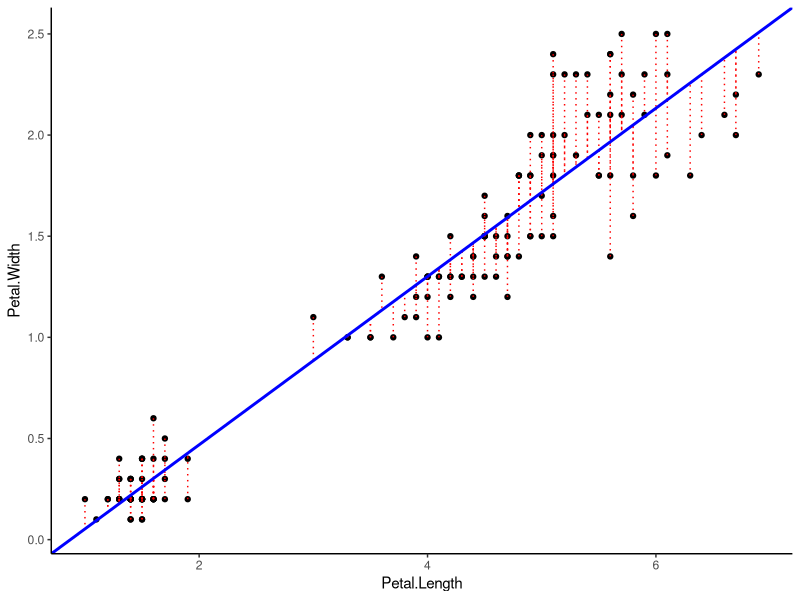
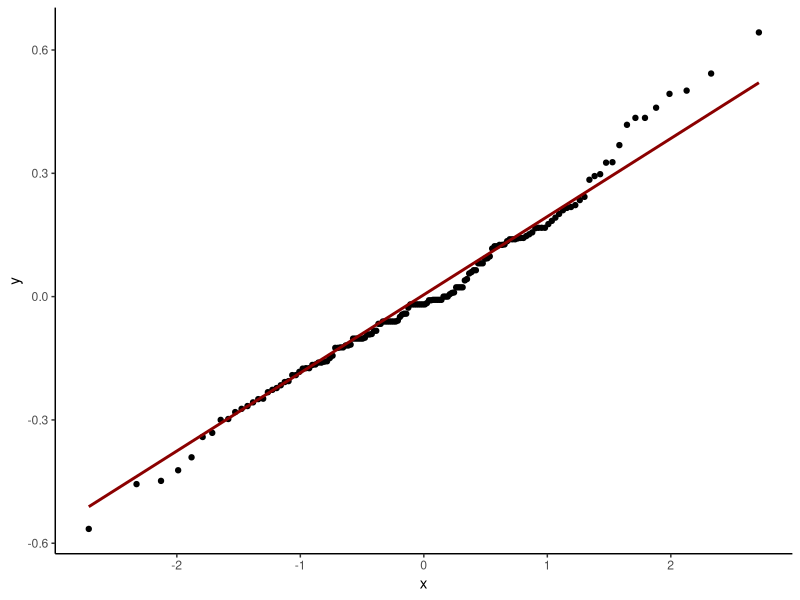
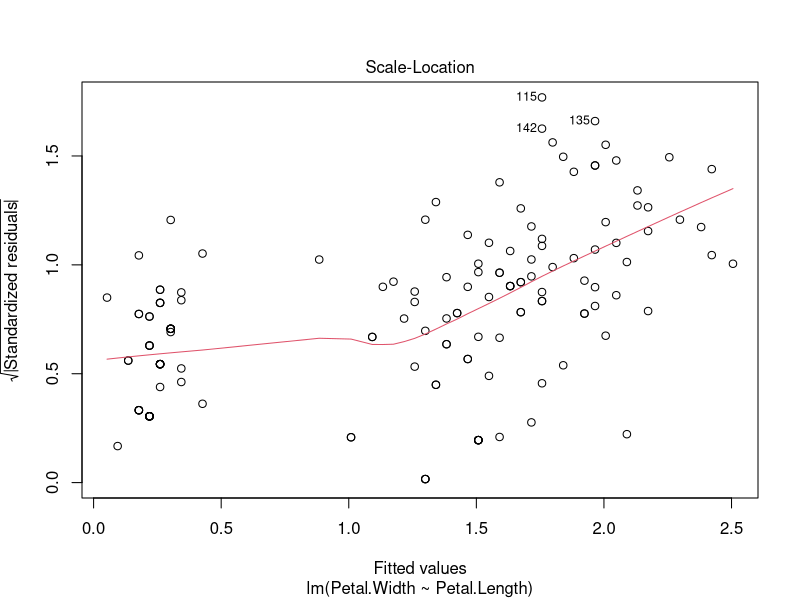
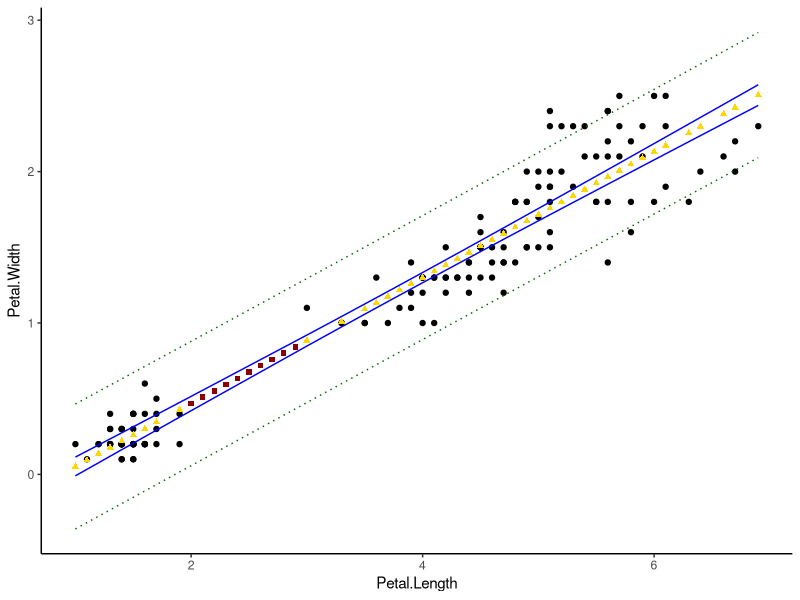
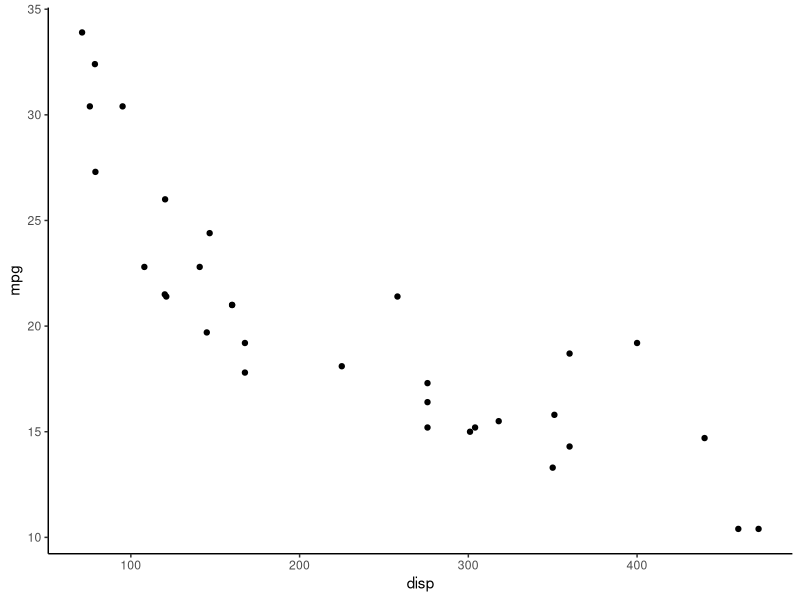
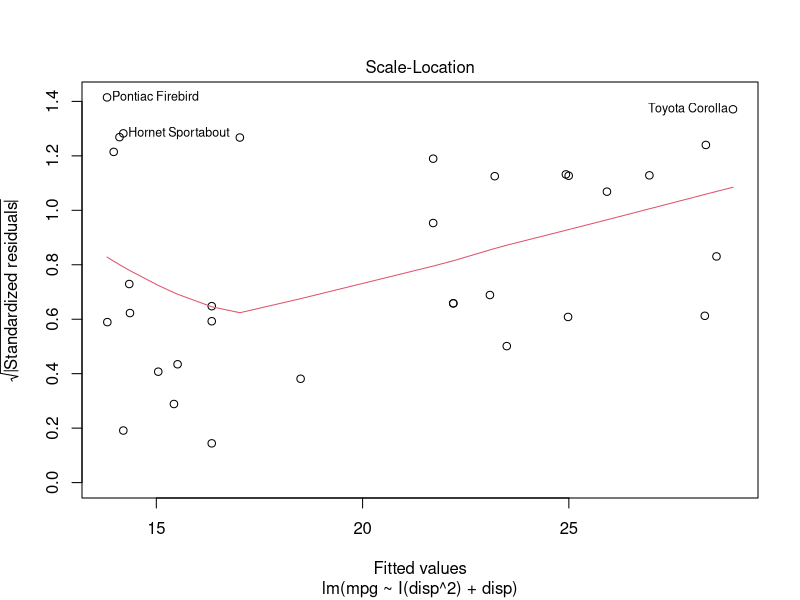
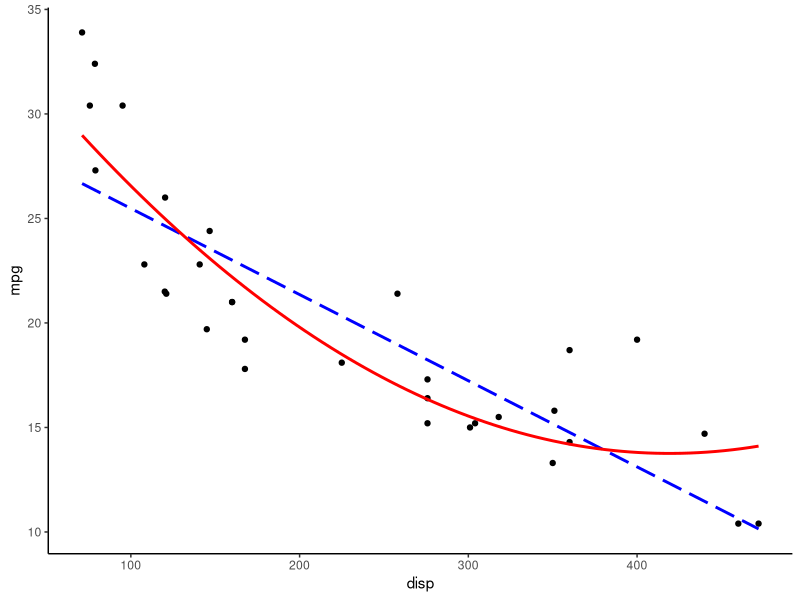
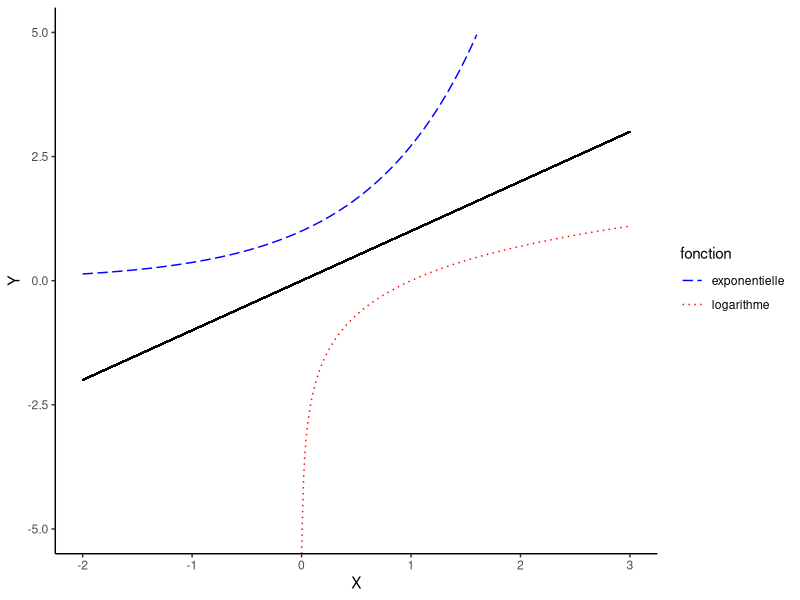

The R script that drew these images, in order:
## ---- chunk 1
#| label: import_packages

library(tidyverse)
## ---- chunk 2
#| label: graph_moindre_carres

ggplot(iris) +
  aes(
    x = Petal.Length,
    y = Petal.Width
  ) +
  geom_point() +
  geom_segment(
    aes(
      x = Petal.Length,
      xend = Petal.Length,
      y = Petal.Width,
      yend = 0.416 * Petal.Length - 0.363
    ),
    linetype = "dotted",
    color = "red"
  ) +
  geom_abline(slope = 0.416, intercept = -0.363, color = "blue", size = 1) +
  theme_classic()

## ---- chunk 3
#| label: regression_lineaire


regression_lineaire <- lm(
  formula = Petal.Width ~ Petal.Length, 
  data = iris
  )

summary(regression_lineaire)

## ---- chunk 4
#| label: r_carre


purrr::map2(
  .x = c("x1", "x2", "x3", "x4"),
  .y = c("y1", "y2", "y3", "y4"),
  .f = ~ ggplot(anscombe) +
    aes(x = get(.x), y = get(.y)) +
    geom_point() +
    geom_abline(slope = 0.5, intercept = 3, color = "blue") +
    annotate(
      "text",
      x = 14,
      y = 3, 
      label = "y ~ 0,5 * x + 3 \n R² = 0.63 \n p-valeur < 0.01"
    ) + 
    labs(x = .x, y = .y) +
    coord_cartesian(xlim = c(5, 19), ylim = c(0,13)) +
    theme_classic()
)|> 
  purrr::map2(
    .y = c("img/04Rl03N.png", "img/04Rl03bisN.png", "img/04Rl03terN.png", "img/04Rl03quaN.png"),
    .f = ~ ggsave(plot = .x, filename = .y, width = 6, height = 6, units = "cm")
  )

purrr::map2(
  .x = c("x1", "x2", "x3", "x4"),
  .y = c("y1", "y2", "y3", "y4"),
  .f = ~ lm(get(.y) ~ get(.x), data = anscombe) |> summary()
)

## ---- chunk 5
#| label: normalite_residus

shapiro.test(regression_lineaire$residuals)

tibble(
  residus = regression_lineaire$residuals
) |> 
  ggplot() +
  aes(sample = residus) +
  geom_qq() +
  geom_qq_line(color = "dark red", size = 1) +
  theme_classic()

## ---- chunk 6
#| label: homogeinite_des_residus

plot(regression_lineaire, which = 3)

## ---- chunk 7
#| label: intervalle_de_confiance

iris|> 
  ggplot() + 
  aes(
    x = Petal.Length,
    y = Petal.Width
    ) +
  geom_point() +
  geom_point(aes(y = predict(regression_lineaire)), shape = 17, color = "gold") +
  geom_point(
    data = tibble(
      Petal.Length = seq(2, 2.9, 0.1),
      Petal.Width = predict(regression_lineaire, newdata = data.frame(Petal.Length = seq(2, 2.9, 0.1)))
    ),
    color = "dark red",
    shape = 15
    ) +
  geom_line(aes(y = predict(regression_lineaire, interval = c("confidence"))[, 2]), color = "blue") +
  geom_line(aes(y = predict(regression_lineaire, interval = c("confidence"))[, 3]), color = "blue") +
  geom_line(aes(y = predict(regression_lineaire, interval = c("prediction"))[, 2]), color = "darkgreen", linetype = "dotted") +
  geom_line(aes(y = predict(regression_lineaire, interval = c("prediction"))[, 3]), color = "darkgreen", linetype = "dotted") +
  theme_classic()

ggsave("img/04Rl07N.png", width = 14, height = 7, units = "cm")

## ---- chunk 8
ggplot(mtcars) + 
  aes(y = mpg, x = disp) +
  geom_point() +
  theme_classic()
## ---- chunk 9
regression_lineaire_cars <- lm(mpg ~ disp, data = mtcars)
summary(regression_lineaire_cars)
## ---- chunk 10
shapiro.test(regression_lineaire_cars$residuals)
## ---- chunk 11
regression_polynomiale <- lm(mpg ~ I(disp^2) + disp, data = mtcars)
summary(regression_polynomiale)
## ---- chunk 12
shapiro.test(regression_polynomiale$residuals)
## ---- chunk 13
plot(regression_polynomiale, which = 3)
## ---- chunk 14
AIC(regression_lineaire_cars, regression_polynomiale)
anova(regression_lineaire_cars, regression_polynomiale)
## ---- chunk 15
ggplot(mtcars) + 
  aes(y = mpg, x = disp) +
  geom_point() +
  geom_smooth(method = lm, formula = y ~ x, colour="blue", se = FALSE, linetype = "longdash") +
  geom_smooth(method = lm, formula = y ~ x + I(x^2), color = "red", se = FALSE) +
  theme_classic()

ggsave("img/04Rl16N.png", width = 14, height = 7, units = "cm")
    

## ---- chunk 16
#| label: regression_expo

intervalle <- seq(-2.5, 3.5, 0.01)

tibble(
  X = rep(intervalle, 2),
  Y = c(exp(intervalle), log(intervalle)),
  fonction = rep(c("exponentielle", "logarithme"), each = length(intervalle))
)|> 
  ggplot() +
  aes(x = X, 
      y = Y, 
      color = fonction,
      linetype = fonction
      ) +
  geom_line() +
  geom_segment(
    aes(x = -2, xend = 3, y = -2, yend = 3), 
    color = "black",
    linetype = "solid"
    ) +
  xlim(-2, 3) +
  ylim(-5, 5) +
  scale_colour_manual(values = c("blue", "red")) +
  scale_linetype_manual(values = c("longdash", "dotted")) +
  theme_classic()

ggsave("img/04Rl17N.png", width = 14, height = 7, units = "cm")
## ---- chunk 17
regression_exponentielle <- 
  lm(
    Ozone ~ exp(Temp), 
    data = airquality |> 
      filter(Temp < 86)
    )

regression_exponentielle |> 
  summary()
## ---- chunk 18
shapiro.test(regression_exponentielle$residuals)
## ---- chunk 19
tibble(
  residus = regression_exponentielle$residuals
) |> 
  ggplot() +
  aes(sample = residus) +
  geom_qq() +
  geom_qq_line(color = "dark red", linewidth = 1) +
  theme_classic()
## ---- chunk 20
plot(regression_exponentielle, which = 3)
## ---- chunk 21
airquality |> 
  filter(Temp < 86) |> 
  ggplot() +
  aes(x = Temp, y = Ozone) +
  geom_jitter() +
  geom_smooth(method = lm, formula = y ~ exp(x)) +
  theme_classic()

## ---- chunk 22
#| label: regression_logistique_binomiale

regression_logistique <- glm(
  am ~ wt, 
  data = mtcars,
  family = "binomial"
)

summary(regression_logistique)
## ---- chunk 23
shapiro.test(regression_logistique$residuals)

tibble(
  residus = regression_logistique$residuals
) |> 
  ggplot() +
  aes(sample = residus) +
  geom_qq() +
  geom_qq_line(color = "dark red", size = 1) +
  theme_classic()

plot(regression_logistique, which = 2)
plot(regression_logistique, which = 3)
## ---- chunk 24
# version simplifiée
mtcars |> 
  mutate(
    prediction_am = regression_logistique$fitted.values
    ) |> 
  ggplot() +
  aes(x = wt, y = am) +
  geom_point() +
  geom_line(aes(y = prediction_am), color = "blue", linewidth = 1) + 
  theme_classic()

# version annotée
mtcars |>  
  rownames_to_column() |> 
  mutate(
    prediction_am = regression_logistique$fitted.values,
    etiquette = case_when(
      rowname %in% c("Toyota Corona", "Maserati Bora", "Ford Pantera L") ~ rowname
    )
  ) |> 
  ggplot() +
  aes(x = wt, y = am) +
  geom_point() +
  geom_hline(yintercept = 0.5, color = "grey") +
  geom_vline(xintercept = 3, color = "grey") +
  geom_line(aes(y = prediction_am), color = "blue", linewidth = 1) + 
  geom_text(aes(label = etiquette), size = 1.5, nudge_y = 0.05) +
  theme_classic()

## ---- chunk 25
regression_multiple_espece <- lm(
  formula = Petal.Width ~ Petal.Length * Species, 
  data = iris
  )

regression_multiple_espece |> 
  summary()

car::Anova(regression_multiple_espece, type = "3")
## ---- chunk 26
plot(regression_multiple_espece, which = 2)
plot(regression_multiple_espece, which = 3)
## ---- chunk 27
library(multcomp)
summary(
  glht(
    regression_multiple_espece, 
    linfct = mcp(
      Species = "Tukey"
      )
    )
  )
## ---- chunk 28
ggplot(iris) +
  aes(
    x = Petal.Length, 
    y = Petal.Width, 
    color = Species,
    fill = Species,
    shape = Species
    ) +
  geom_smooth(method = lm, se = FALSE) +
  geom_point(color = "black") +
  scale_shape_manual(values = c(21, 22, 25)) +
  theme_classic()

ggsave("img/04Rl32N.png", width = 14, height = 7, units = "cm")
## ---- chunk 29
regression_multiple <- lm(
  formula = Petal.Width ~ Petal.Length + I(Sepal.Length^2) + Sepal.Length * exp(Sepal.Width), 
  data = iris
  )

car::Anova(regression_multiple, type = "3")
## ---- chunk 30
shapiro.test(regression_multiple$residuals)

plot(regression_multiple, which = 3)
## ---- chunk 31
m2 <- lm(
  formula = Petal.Width ~ Petal.Length + I(Sepal.Length^2) + Sepal.Length + exp(Sepal.Width), 
  data = iris
  )

car::Anova(m2, type = "3")

anova(regression_multiple, m2)
AIC(regression_multiple, m2)
## ---- chunk 32
m3 <- lm(
  formula = Petal.Width ~ Petal.Length + I(Sepal.Length^2) + exp(Sepal.Width), 
  data = iris
  )

car::Anova(m3, type = "3")

anova(m3, m2)
AIC(m3, m2)
## ---- chunk 33
shapiro.test(m3$residuals)
plot(m3, which = 3)

## ---- chunk 34

ggplot(airquality) +
  aes(x = Temp, y = Ozone) +
  geom_point(color = "grey") +
  geom_smooth(method = "loess", linetype = "twodash", span = 0.2, color = "red", se = FALSE) +
  geom_smooth(method = "loess", linetype = "dotdash", span = 2, color = "green", se = FALSE) +
  geom_smooth(method = "loess", span = 0.75, color = "blue", se = FALSE) +
  theme_classic()

ggsave("img/04Rl39N.png", width = 14, height = 7, units = "cm")
## ---- chunk 35
library(gam)

gam_uni <- gam(
  Ozone ~ lo(Temp),
  data = airquality
)

summary(gam_uni)
## ---- chunk 36
regression_exponentielle <- lm(Ozone ~ exp(Temp), data = airquality)
regression_polynomiale <- lm(Ozone ~ Temp + I(Temp^2), data = airquality)
AIC(gam_uni, regression_exponentielle, regression_polynomiale)
## ---- chunk 37
airquality |> 
  rownames_to_column() |> 
  full_join(
    predict(gam_uni) |> 
      as.data.frame() |> 
      rownames_to_column() |> 
      rename(ozone_predit = "predict(gam_uni)")
  ) |> 
  ggplot() +
  aes(x = Temp, y = Ozone) +
  geom_jitter() +
  geom_smooth(
    method = lm, 
    formula = y ~ exp(x), 
    data  = airquality |> filter(Temp < 86), 
    linetype = "twodash",
    se = FALSE
    ) +
  geom_smooth(
    method = lm, 
    formula = y ~ x + I(x^2), 
    color = "green",
    se = FALSE
    ) +
  geom_smooth(
    aes(y = ozone_predit), 
    linetype = "longdash",
    color = "red"
    ) +
  theme_classic()

ggsave("img/04Rl42N.png", width = 14, height = 7, units = "cm")

## ---- chunk 38
library(gam)

gam_initial <- gam(
  Ozone ~ lo(Temp) + lo(Wind) + lo(Solar.R) + lo(Day),
  data = airquality
)

summary(gam_initial)
## ---- chunk 39
gam_2 <- gam(
  Ozone ~ lo(Temp) + lo(Wind) + lo(Solar.R),
  data = airquality
)

AIC(gam_initial, gam_2)

summary(gam_2)
## ---- chunk 40
gam_3 <- gam(
  Ozone ~ lo(Temp) + lo(Wind),
  data = airquality
)

AIC(gam_2, gam_3)
## ---- chunk 41
gam_3_bis <- gam(
  Ozone ~ lo(Temp) + lo(Wind),
  data = airquality |> filter(!is.na(Solar.R))
)

AIC(gam_2, gam_3_bis)
